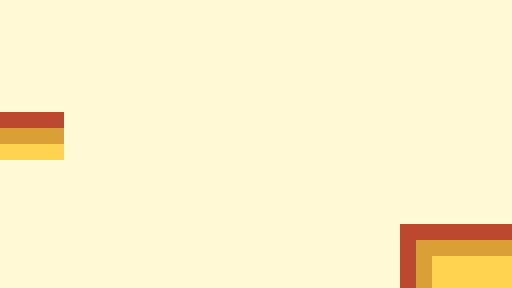

This game map was drawn from its Tiled (.tmx) file and the tilesets committed beside it. A one-line description and the trimmed map source follow:
An orthogonal 32x18 tile map with 16x16 px tiles, 2 tile layers (Background, Foreground) and 1 object (Goal).

<map version="1.0" orientation="orthogonal" width="32" height="18" tilewidth="16" tileheight="16">
 <tileset firstgid="1" name="world" tilewidth="16" tileheight="16">
  <image source="../world.png" width="80" height="48" />
 </tileset>
 <layer name="Background" width="32" height="18">
  <data>[576 cells, 576 non-empty, 1 distinct tile ids]</data>
 </layer>
 <layer name="Foreground" width="32" height="18">
  <data>[576 cells, 40 non-empty, 3 distinct tile ids]</data>
 </layer>
 <objectgroup name="Objects" width="32" height="18">
  <object name="Goal" x="448" y="192" width="32" height="32" />
 </objectgroup>
</map>
